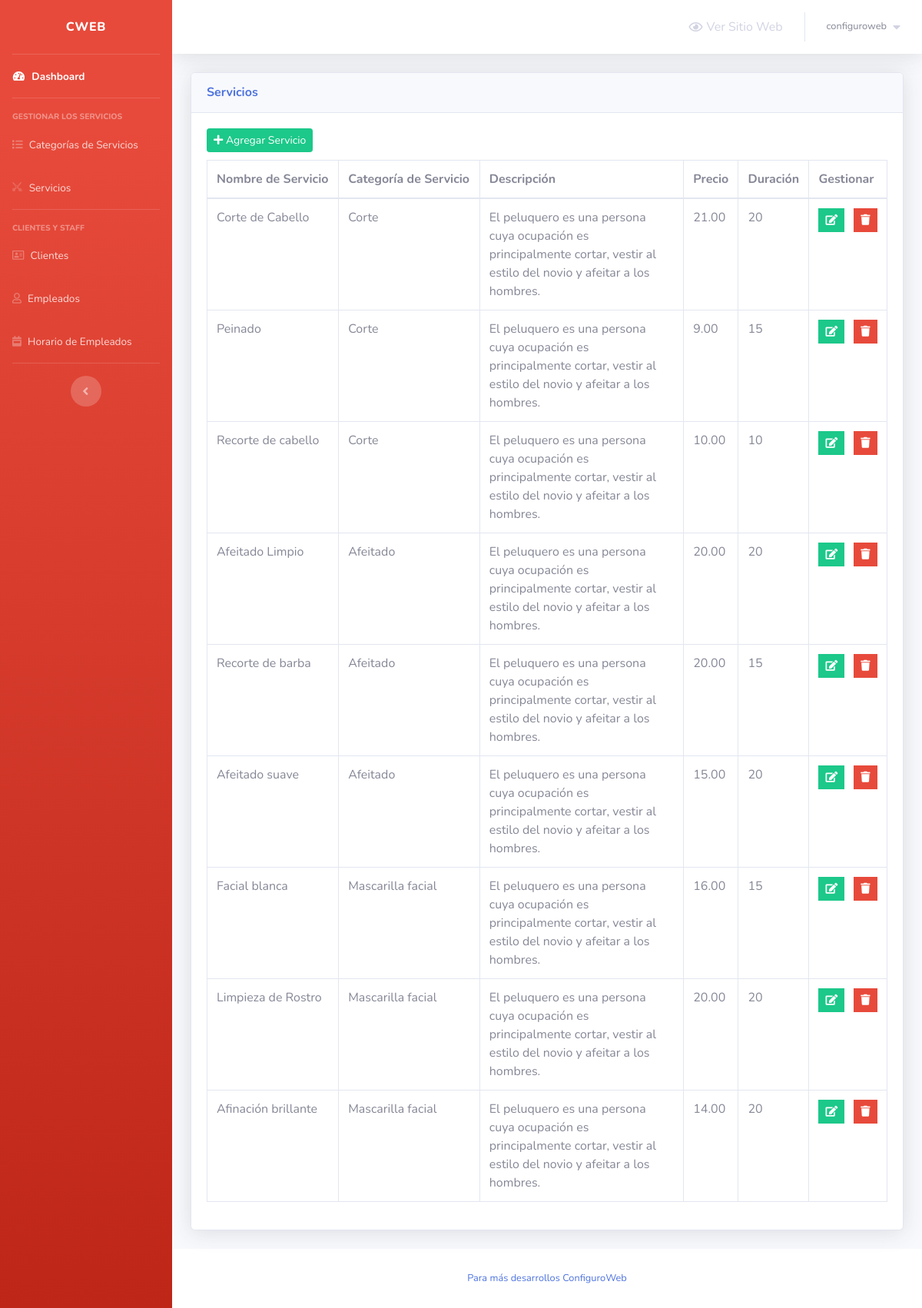
/admin/services.php (signed in), run on the app's committed database.
### tables this page shows
CREATE TABLE `services` (
  `service_id` int(5) NOT NULL,
  `service_name` varchar(50) NOT NULL,
  `service_description` varchar(255) NOT NULL,
  `service_price` decimal(6,2) NOT NULL,
  `service_duration` int(5) NOT NULL,
  `category_id` int(2) NOT NULL
);

CREATE TABLE `service_categories` (
  `category_id` int(2) NOT NULL,
  `category_name` varchar(50) NOT NULL
);

### admin/services.php (the view, shortened to what this page needs)
<?php
include 'connect.php';
include 'Includes/templates/header.php';
if (isset($_SESSION['username_barbershop_Xw211qAAsq4']) && isset($_SESSION['password_barbershop_Xw211qAAsq4'])) {
?>
    <div class="container-fluid">
        <?php
        $do = '';
        if (isset($_GET['do']) && in_array($_GET['do'], array('Add', 'Edit'))) {
            $do = htmlspecialchars($_GET['do']);
        } else {
            $do = 'Manage';
        }
        if ($do == 'Manage') {
            $stmt = $con->prepare("SELECT * FROM services s, service_categories sc where s.category_id = sc.category_id");
            $stmt->execute();
            $rows_services = $stmt->fetchAll();
        ?>
            <div class="card shadow mb-4">
                <div class="card-header py-3">
                    <h6 class="m-0 font-weight-bold text-primary">Servicios</h6>
                </div>
                <div class="card-body">
                    <a href="services.php?do=Add" class="btn btn-success btn-sm" style="margin-bottom: 10px;">
                        <i class="fa fa-plus"></i>
                        Agregar Servicio
                    </a>
                    <table class="table table-bordered">
                        <thead>
                            <tr>
                                <th scope="col">Nombre de Servicio</th>
                                <th scope="col">Categoría de Servicio</th>
                                <th scope="col">Descripción</th>
                                <th scope="col">Precio</th>
                                <th scope="col">Duración</th>
                                <th scope="col">Gestionar</th>
                            </tr>
                        </thead>
                        <tbody>
                            <?php
                            foreach ($rows_services as $service) {
                                echo "<tr>";
                                echo "<td>";
                                echo $service['service_name'];
                                echo "</td>";
                                echo "<td>";
                                echo $service['category_name'];
                                echo "</td>";
                                echo "<td style = 'width:30%'>";
                                echo $service['service_description'];
                                echo "</td>";
                                echo "<td>";
                                echo $service['service_price'];
                                echo "</td>";
                                echo "<td>";
                                echo $service['service_duration'];
                                echo "</td>";
                                echo "<td>";
                                $delete_data = "delete_" . $service["service_id"];
                            ?>
                                <ul class="list-inline m-0">
                                    <li class="list-inline-item" data-toggle="tooltip" title="Editar">
                                        <button class="btn btn-success btn-sm rounded-0">
                                            <a href="services.php?do=Edit&service_id=<?php echo $service['service_id']; ?>" style="color: white;">
                                                <i class="fa fa-edit"></i>
                                            </a>
                                        </button>
                                    </li>
                                    <li class="list-inline-item" data-toggle="tooltip" title="Eliminar">
                                        <button class="btn btn-danger btn-sm rounded-0" type="button" data-toggle="modal" data-target="#<?php echo $delete_data; ?>" data-placement="top"><i class="fa fa-trash"></i></button>
                                    </li>
                                </ul>
                            <?php
                                echo "</td>";
                                echo "</tr>";
                            }
                            ?>
                        </tbody>
                    </table>
                </div>
            </div>
            <?php
        }
        ?>
    </div>
<?php
    include 'Includes/templates/footer.php';
} else {
    header('Location: login.php');
    exit();
}
?>

### data on the page
services: service_name "Corte de Cabello", category.category_name "Corte", service_description "El peluquero es una persona cuya ocupación es principalmente cortar, vestir al estilo del novio y afeitar a los hombres.", service_price "21.00", service_duration "20"
services: service_name "Peinado", category.category_name "Corte", service_description "El peluquero es una persona cuya ocupación es principalmente cortar, vestir al estilo del novio y afeitar a los hombres.", service_price "9.00", service_duration "15"
services: service_name "Recorte de cabello", category.category_name "Corte", service_description "El peluquero es una persona cuya ocupación es principalmente cortar, vestir al estilo del novio y afeitar a los hombres.", service_price "10.00", service_duration "10"
services: service_name "Afeitado Limpio", category.category_name "Afeitado", service_description "El peluquero es una persona cuya ocupación es principalmente cortar, vestir al estilo del novio y afeitar a los hombres.", service_price "20.00", service_duration "20"
services: service_name "Recorte de barba", category.category_name "Afeitado", service_description "El peluquero es una persona cuya ocupación es principalmente cortar, vestir al estilo del novio y afeitar a los hombres.", service_price "20.00", service_duration "15"
services: service_name "Afeitado suave", category.category_name "Afeitado", service_description "El peluquero es una persona cuya ocupación es principalmente cortar, vestir al estilo del novio y afeitar a los hombres.", service_price "15.00", service_duration "20"
services: service_name "Facial blanca", category.category_name "Mascarilla facial", service_description "El peluquero es una persona cuya ocupación es principalmente cortar, vestir al estilo del novio y afeitar a los hombres.", service_price "16.00", service_duration "15"
services: service_name "Limpieza de Rostro", category.category_name "Mascarilla facial", service_description "El peluquero es una persona cuya ocupación es principalmente cortar, vestir al estilo del novio y afeitar a los hombres.", service_price "20.00", service_duration "20"
services: service_name "Afinación brillante", category.category_name "Mascarilla facial", service_description "El peluquero es una persona cuya ocupación es principalmente cortar, vestir al estilo del novio y afeitar a los hombres.", service_price "14.00", service_duration "20"

### other printed values
$_SESSION['username_barbershop_Xw211qAAsq4'] "configuroweb"
